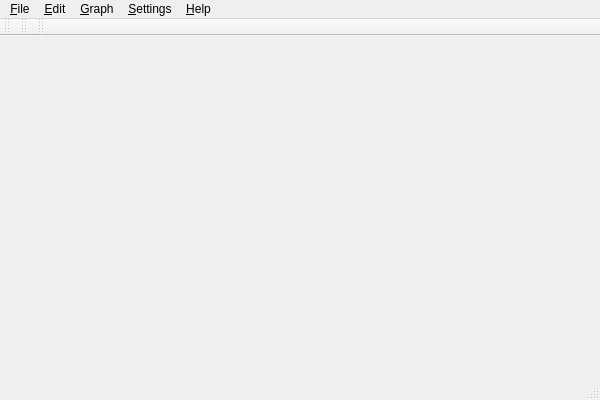
<?xml version="1.0" encoding="UTF-8"?>
<ui version="4.0">
 <class>MainWindow</class>
 <widget class="QMainWindow" name="MainWindow">
  <property name="geometry">
   <rect>
    <x>0</x>
    <y>0</y>
    <width>600</width>
    <height>400</height>
   </rect>
  </property>
  <property name="windowTitle">
   <string>Masonry - Mason-Graph Lab</string>
  </property>
  <property name="dockNestingEnabled">
   <bool>true</bool>
  </property>
  <widget class="QWidget" name="centralWidget">
   <layout class="QGridLayout" name="gridLayout">
    <property name="margin">
     <number>0</number>
    </property>
   </layout>
  </widget>
  <widget class="QStatusBar" name="statusBar"/>
  <widget class="QToolBar" name="fileToolBar">
   <property name="windowTitle">
    <string>File</string>
   </property>
   <attribute name="toolBarArea">
    <enum>TopToolBarArea</enum>
   </attribute>
   <attribute name="toolBarBreak">
    <bool>false</bool>
   </attribute>
  </widget>
  <widget class="QToolBar" name="editToolBar">
   <property name="windowTitle">
    <string>toolBar</string>
   </property>
   <attribute name="toolBarArea">
    <enum>TopToolBarArea</enum>
   </attribute>
   <attribute name="toolBarBreak">
    <bool>false</bool>
   </attribute>
  </widget>
  <widget class="QToolBar" name="graphToolBar">
   <property name="windowTitle">
    <string>toolBar_2</string>
   </property>
   <attribute name="toolBarArea">
    <enum>TopToolBarArea</enum>
   </attribute>
   <attribute name="toolBarBreak">
    <bool>false</bool>
   </attribute>
  </widget>
  <widget class="QMenuBar" name="menuBar">
   <property name="geometry">
    <rect>
     <x>0</x>
     <y>0</y>
     <width>600</width>
     <height>22</height>
    </rect>
   </property>
   <widget class="QMenu" name="menu_Quit">
    <property name="title">
     <string>&amp;File</string>
    </property>
    <addaction name="newAction"/>
    <addaction name="loadAction"/>
    <addaction name="saveAsAction"/>
    <addaction name="separator"/>
    <addaction name="quitAction"/>
   </widget>
   <widget class="QMenu" name="menu_Edit">
    <property name="title">
     <string>&amp;Edit</string>
    </property>
    <addaction name="undoAction"/>
    <addaction name="redoAction"/>
    <addaction name="separator"/>
    <addaction name="cutAction"/>
    <addaction name="copyAction"/>
    <addaction name="pasteAction"/>
    <addaction name="separator"/>
    <addaction name="selectAllAction"/>
    <addaction name="selectNoneAction"/>
    <addaction name="invertSelectionAction"/>
   </widget>
   <widget class="QMenu" name="menu_Help">
    <property name="title">
     <string>&amp;Help</string>
    </property>
    <addaction name="helpAction"/>
    <addaction name="separator"/>
    <addaction name="aboutAction"/>
   </widget>
   <widget class="QMenu" name="menu_Settings">
    <property name="title">
     <string>&amp;Settings</string>
    </property>
    <widget class="QMenu" name="menuToolbars">
     <property name="title">
      <string>Show &amp;Toolbars</string>
     </property>
     <addaction name="showFileToolBarAction"/>
     <addaction name="showEditToolBarAction"/>
     <addaction name="showGraphToolBarAction"/>
    </widget>
    <addaction name="menuToolbars"/>
    <addaction name="separator"/>
    <addaction name="preferencesAction"/>
   </widget>
   <widget class="QMenu" name="menu_Graph">
    <property name="title">
     <string>&amp;Graph</string>
    </property>
    <addaction name="addGraphNodeAction"/>
    <addaction name="addGraphEdgeAction"/>
    <addaction name="removeGraphItemAction"/>
   </widget>
   <addaction name="menu_Quit"/>
   <addaction name="menu_Edit"/>
   <addaction name="menu_Graph"/>
   <addaction name="menu_Settings"/>
   <addaction name="menu_Help"/>
  </widget>
  <action name="helpAction">
   <property name="text">
    <string>&amp;Help</string>
   </property>
   <property name="toolTip">
    <string>Help</string>
   </property>
   <property name="shortcut">
    <string>Ctrl+?</string>
   </property>
  </action>
  <action name="aboutAction">
   <property name="text">
    <string>About</string>
   </property>
   <property name="toolTip">
    <string>About</string>
   </property>
  </action>
  <action name="quitAction">
   <property name="text">
    <string>&amp;Quit</string>
   </property>
   <property name="shortcut">
    <string>Ctrl+Q</string>
   </property>
  </action>
  <action name="newAction">
   <property name="text">
    <string>&amp;New</string>
   </property>
   <property name="shortcut">
    <string>Ctrl+N</string>
   </property>
  </action>
  <action name="loadAction">
   <property name="text">
    <string>&amp;Load...</string>
   </property>
   <property name="toolTip">
    <string>Load</string>
   </property>
   <property name="shortcut">
    <string>Ctrl+L</string>
   </property>
  </action>
  <action name="saveAsAction">
   <property name="enabled">
    <bool>false</bool>
   </property>
   <property name="text">
    <string>&amp;Save As...</string>
   </property>
   <property name="toolTip">
    <string>Save As...</string>
   </property>
   <property name="shortcut">
    <string>Ctrl+S</string>
   </property>
  </action>
  <action name="selectAllAction">
   <property name="enabled">
    <bool>false</bool>
   </property>
   <property name="text">
    <string>Select &amp;All</string>
   </property>
  </action>
  <action name="selectNoneAction">
   <property name="enabled">
    <bool>false</bool>
   </property>
   <property name="text">
    <string>Select &amp;None</string>
   </property>
  </action>
  <action name="invertSelectionAction">
   <property name="enabled">
    <bool>false</bool>
   </property>
   <property name="text">
    <string>&amp;Invert Selection</string>
   </property>
  </action>
  <action name="cutAction">
   <property name="enabled">
    <bool>false</bool>
   </property>
   <property name="text">
    <string>&amp;Cut</string>
   </property>
   <property name="shortcut">
    <string>Ctrl+X</string>
   </property>
  </action>
  <action name="copyAction">
   <property name="enabled">
    <bool>false</bool>
   </property>
   <property name="text">
    <string>Co&amp;py</string>
   </property>
   <property name="shortcut">
    <string>Ctrl+C</string>
   </property>
  </action>
  <action name="pasteAction">
   <property name="enabled">
    <bool>false</bool>
   </property>
   <property name="text">
    <string>&amp;Paste</string>
   </property>
   <property name="shortcut">
    <string>Ctrl+V</string>
   </property>
  </action>
  <action name="showFileToolBarAction">
   <property name="checkable">
    <bool>true</bool>
   </property>
   <property name="checked">
    <bool>true</bool>
   </property>
   <property name="text">
    <string>&amp;File Toolbar</string>
   </property>
  </action>
  <action name="showEditToolBarAction">
   <property name="checkable">
    <bool>true</bool>
   </property>
   <property name="checked">
    <bool>true</bool>
   </property>
   <property name="text">
    <string>&amp;Edit Toolbar</string>
   </property>
  </action>
  <action name="actionDockers">
   <property name="text">
    <string>&amp;Dockers</string>
   </property>
  </action>
  <action name="undoAction">
   <property name="enabled">
    <bool>false</bool>
   </property>
   <property name="text">
    <string>&amp;Undo</string>
   </property>
   <property name="shortcut">
    <string>Ctrl+Z</string>
   </property>
  </action>
  <action name="redoAction">
   <property name="enabled">
    <bool>false</bool>
   </property>
   <property name="text">
    <string>&amp;Redo</string>
   </property>
   <property name="shortcut">
    <string>Ctrl+Shift+Z</string>
   </property>
  </action>
  <action name="addGraphNodeAction">
   <property name="text">
    <string>Add &amp;Node</string>
   </property>
  </action>
  <action name="addGraphEdgeAction">
   <property name="enabled">
    <bool>false</bool>
   </property>
   <property name="text">
    <string>Add &amp;Edge</string>
   </property>
  </action>
  <action name="removeNodeAction">
   <property name="enabled">
    <bool>false</bool>
   </property>
   <property name="text">
    <string>Remove Node</string>
   </property>
  </action>
  <action name="removeGraphItemAction">
   <property name="enabled">
    <bool>false</bool>
   </property>
   <property name="text">
    <string>&amp;Remove Item</string>
   </property>
  </action>
  <action name="preferencesAction">
   <property name="text">
    <string>&amp;Preferences</string>
   </property>
  </action>
  <action name="showGraphToolBarAction">
   <property name="checkable">
    <bool>true</bool>
   </property>
   <property name="checked">
    <bool>true</bool>
   </property>
   <property name="text">
    <string>&amp;Graph Toolbar</string>
   </property>
  </action>
  <action name="action_Delete">
   <property name="text">
    <string>&amp;Delete</string>
   </property>
  </action>
 </widget>
 <layoutdefault spacing="6" margin="11"/>
 <resources/>
 <connections>
  <connection>
   <sender>showFileToolBarAction</sender>
   <signal>toggled(bool)</signal>
   <receiver>fileToolBar</receiver>
   <slot>setVisible(bool)</slot>
   <hints>
    <hint type="sourcelabel">
     <x>-1</x>
     <y>-1</y>
    </hint>
    <hint type="destinationlabel">
     <x>299</x>
     <y>26</y>
    </hint>
   </hints>
  </connection>
  <connection>
   <sender>showEditToolBarAction</sender>
   <signal>toggled(bool)</signal>
   <receiver>editToolBar</receiver>
   <slot>setVisible(bool)</slot>
   <hints>
    <hint type="sourcelabel">
     <x>-1</x>
     <y>-1</y>
    </hint>
    <hint type="destinationlabel">
     <x>11</x>
     <y>26</y>
    </hint>
   </hints>
  </connection>
  <connection>
   <sender>showGraphToolBarAction</sender>
   <signal>toggled(bool)</signal>
   <receiver>graphToolBar</receiver>
   <slot>setVisible(bool)</slot>
   <hints>
    <hint type="sourcelabel">
     <x>-1</x>
     <y>-1</y>
    </hint>
    <hint type="destinationlabel">
     <x>307</x>
     <y>26</y>
    </hint>
   </hints>
  </connection>
 </connections>
</ui>
